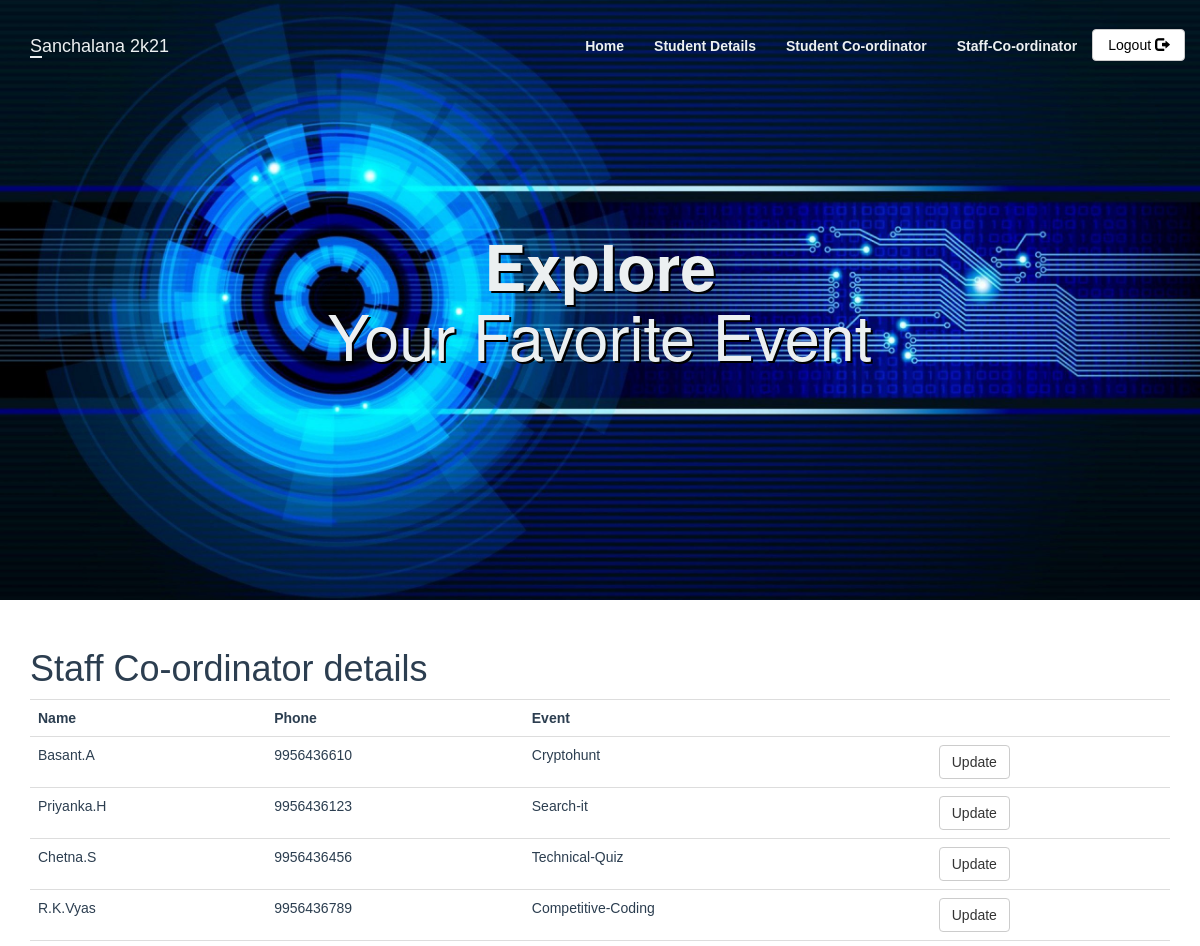
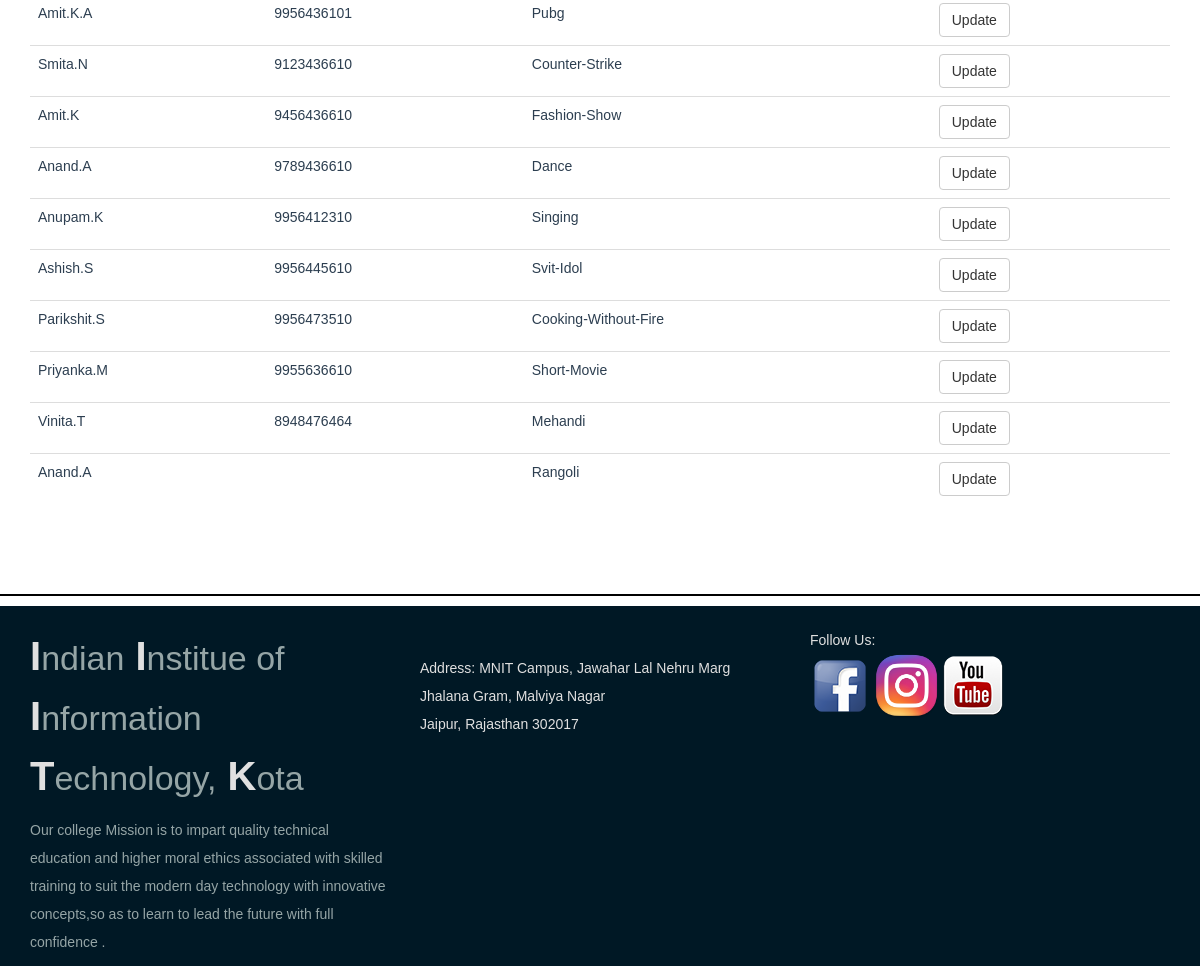
The page /Staff_cordinator.php on the database its author committed (2 pictures, top to bottom).
### tables this page shows
CREATE TABLE `staff_coordinator` (
  `stid` int(11) NOT NULL,
  `name` varchar(100) NOT NULL,
  `phone` varchar(10) DEFAULT NULL,
  `event_id` int(11) DEFAULT NULL
);

CREATE TABLE `events` (
  `event_id` int(11) NOT NULL,
  `event_title` varchar(50) NOT NULL,
  `event_price` int(11) DEFAULT NULL,
  `participents` int(100) DEFAULT 0,
  `img_link` text DEFAULT NULL,
  `type_id` int(11) DEFAULT NULL
);

### Staff_cordinator.php (the view, shortened to what this page needs)
<?php
include_once 'classes/db1.php';
$result = mysqli_query($conn,"SELECT * FROM staff_coordinator s ,events e where e.event_id= s.event_id");
?>
<!DOCTYPE html>
<html>
<head>
        <?php require 'utils/styles.php'; ?>
    </head>
<body><?php include 'utils/adminHeader.php'?>
<div class = "content">
<div class = "container">
<h1>Staff Co-ordinator details</h1>
<?php
if (mysqli_num_rows($result) > 0) {
?>
 <table class="table table-hover" >
  <tr>
    <th>Name</th>
    <th>Phone</th>
    <th>Event</th>
    <th></th>
  </tr>
<?php
while($row = mysqli_fetch_array($result)) {
?>
<tr>
    <td><?php echo $row["name"]; ?></td>
    <td><?php echo $row["phone"]; ?></td>
    <td><?php echo $row["event_title"]; ?></td>
    <td> <?php echo '<a  href="updateStaff.php?id='.$row['event_id'].'" class = "btn btn-default"> Update</a>'?></td>
</tr>
<?php
}
?>
</table>
 <?php
}
else{
    echo "No result found";
}
?>
</div>
</div>
 </body>
 <?php include 'utils/footer.php';?>
</html>

### utils/styles.php
<link rel = "stylesheet" type = "text/css" href = "css/bootstrap.css">
<link rel = "stylesheet" type = "text/css" href = "css/style.css">

### utils/adminHeader.php (shortened to what this page needs)
<head>
</head>
        <?php require 'utils/styles.php'; ?>
<header class="bgImage" >
    <nav class="navbar" >
        <div class="container">
            <div class="navbar-header">
                <a class = "navbar-brand">
                    Sanchalana 2k21
                </a>
            </div>
            <ul class="nav navbar-nav navbar-right">
            <li><a href = "adminPage.php"><strong>Home</strong></a></li>
            <li><a href = "Stu_details.php"><strong>Student Details</strong></a></li>
                    <li><a href = "Stu_cordinator.php"><strong>Student Co-ordinator</strong></a></li>
                    <li><a href = "Staff_cordinator.php"><strong>Staff-Co-ordinator</strong></a></li>
                    <li class="btnlogout"><a class = "btn btn-default navbar-btn" href = "index.php">Logout <span class = "glyphicon glyphicon-log-out"></span></a></li>
            </ul>
        </div>
    </nav>
    <div class = "col-md-12">
        <div class = "container">
            <div class = "jumbotron">
                <h1><strong>Explore<br></strong> Your Favorite Event</h1>
    </div>
</header>

### utils/footer.php
<hr class = "footerline">
<footer>
    <div class = "container">
        <div class = "row">
            <section>
                <div class = "footerContent col-md-4">
                    <p class = "footerContent1">
                        <strong>I</strong><span class = "small footerSubtext">ndian</span>
                        <strong>I</strong><span class = "small footerSubtext">nstitue of</span>
                        <strong>I</strong><span class = "small footerSubtext">nformation</span>
                        <strong>T</strong><span class = "small footerSubtext">echnology,</span>
                        <strong>K</strong><span class = "small footerSubtext">ota</span>
                    </p>
                    <p class = "footerSubtext2">
                    Our college Mission is to impart quality technical education and higher moral ethics associated with skilled training to suit the modern day technology with innovative concepts,so as to learn to lead the future with full confidence
                  .
                    </p>
                </div>
            </section>
            <section>
                <div class = "footcontent col-md-4">
                <p> <br>
                 Address: MNIT Campus, Jawahar Lal Nehru Marg<br>Jhalana Gram, Malviya Nagar<br>Jaipur, Rajasthan 302017</p>
                </div>
            </section>
            <section>
                <div class = "footcontent col-md-4">
                    Follow Us:<br>
                    <a href="https://www.facebook.com/SaiVidyaInstituteOfTechnology/"><img src = "images/facebook.png"></a>
                    <a href="https://www.instagram.com/sai_vidya_institute_of_tech/"><img src = "images/instagram.png" width="65px"></a>
                        <a href="https://www.youtube.com/channel/UCoiD02xL4iPjwYyHylNZtFw"><img src = "images/youtube.png"></a>
                </div>
            </section>
        </div>
    </div>
</footer>

### css/style.css (style rules this page uses)
body { overflow-x: hidden; }
hr { border-top: 2px solid black; margin-top: 40px; margin-bottom: 40px; }
header .navbar { padding: 20px 0; font-family: Arial, Helvetica, sans-serif; }
header .navbar-header a::first-letter { border-bottom: 2px solid #ecf0f1; }
header .navbar-nav a { color: #ecf0f1; padding-bottom: 12px; }
header .navbar-nav a:link { position: relative; }
header .btnlogout a { padding-top: 5px; }
header .navbar-nav a:before { content: ""; position: absolute; width: 100%; height: 3px; left: 0; background-color: #ecf0f1; visibility: hidden; -webkit-transform: scaleX(0); transform: scaleX(0); -webkit-transition: all 0.3s ease-in-out 0s; transition: all 0.3s ease-in-out 0s; margin-top: 25px; }
header .navbar-header a { color: #ecf0f1; }
header .navbar-nav .btn { color: black; padding-bottom: 5px; margin: 8px 0px; }
.jumbotron { background-color: transparent; color: #ecf0f1; text-align: center; margin-top: 50px; text-shadow: 2px 2px black; }
.footerline { margin-top: 70px; margin-bottom: 10px; }
.content { font-family: Arial, Helvetica, sans-serif; color: #2C3E50; }
footer { font-family: Arial, Helvetica, sans-serif; color: #E0E0E0; line-height: 2; background-color: #001825; padding-top: 20px; }
.footerContent > .footerContent1 { font-size: 40px; line-height: 1.5; }
.footerSubtext { color: #95a5a6; }
.footerContent > .footerSubtext2 { color: #95a5a6; font-size: 14px; }
.footcontent { color: #E0E0E0; }

### utils/adminHeader.php (style rules this page uses)
.bgImage { background-image: url(images/cs03.jpg); background-size: cover; background-position: center center; height: 600px; margin-bottom: 29px; }

### rows shown on the page
staff_coordinator: name "Basant.A", phone "9956436610", event.event_title "Cryptohunt"
staff_coordinator: name "Priyanka.H", phone "9956436123", event.event_title "Search-it"
staff_coordinator: name "Chetna.S", phone "9956436456", event.event_title "Technical-Quiz"
staff_coordinator: name "R.K.Vyas", phone "9956436789", event.event_title "Competitive-Coding"
staff_coordinator: name "Amit.K.A", phone "9956436101", event.event_title "Pubg"
staff_coordinator: name "Smita.N", phone "9123436610", event.event_title "Counter-Strike"
staff_coordinator: name "Amit.K", phone "9456436610", event.event_title "Fashion-Show"
staff_coordinator: name "Anand.A", phone "9789436610", event.event_title "Dance"
staff_coordinator: name "Anupam.K", phone "9956412310", event.event_title "Singing"
staff_coordinator: name "Ashish.S", phone "9956445610", event.event_title "Svit-Idol"
staff_coordinator: name "Parikshit.S", phone "9956473510", event.event_title "Cooking-Without-Fire"
staff_coordinator: name "Priyanka.M", phone "9955636610", event.event_title "Short-Movie"
staff_coordinator: name "Vinita.T", phone "8948476464", event.event_title "Mehandi"
staff_coordinator: name "Anand.A", event.event_title "Rangoli"
